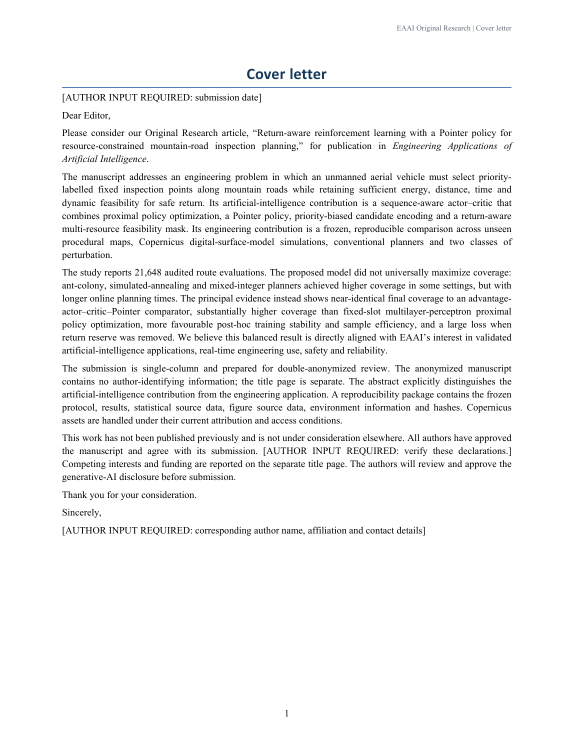
#> input picture paper_delivery/EAAI_fulltext_rewrite_v2_2026-08-09/qa/docx_render/EAAI_cover_letter_v2/page-1.png, 1148 x 1485 px (shown at 1/2 size); its folder holds only this picture in this run
$ python build_qa_contact_sheets_v2.py
#> lines starting #> are read from the running program, lines starting #| are printed output that depends on the picture
from __future__ import annotations

"""为逐页/逐图人工审查生成可读联系表，不修改交付件。"""

from pathlib import Path
from PIL import Image, ImageDraw


ROOT = Path(__file__).resolve().parents[1]
RENDER = ROOT / "qa" / "docx_render"
OUT = ROOT / "qa" / "contact_sheets"
FIG_OUT = ROOT / "qa" / "figure_contact_sheets"


def sheets(paths: list[Path], out_dir: Path, prefix: str, per_sheet: int = 4, thumb_w: int = 1000) -> None:
#> called with prefix = 'EAAI_cover_letter_v2', per_sheet = 4, thumb_w = 1000
    out_dir.mkdir(parents=True, exist_ok=True)
    for start in range(0, len(paths), per_sheet):
        batch = paths[start:start + per_sheet]
        prepared = []
        for p in batch:
            im = Image.open(p).convert("RGB")
#> im is the input picture: PIL image 1148x1485 RGB; mean R, G, B 244.2, 244.3, 244.4
            h = int(im.height * thumb_w / im.width)
#> h = 1293
            prepared.append((p, im.resize((thumb_w, h))))
        cell_h = max(im.height for _, im in prepared) + 60
#> cell_h = 1353
        cols = 2; rows = (len(prepared) + 1) // 2
#> after `rows = (len(prepared) + 1) // 2`: rows = 1
        canvas = Image.new("RGB", (cols * thumb_w + 40, rows * cell_h + 40), "#D5D8DC")
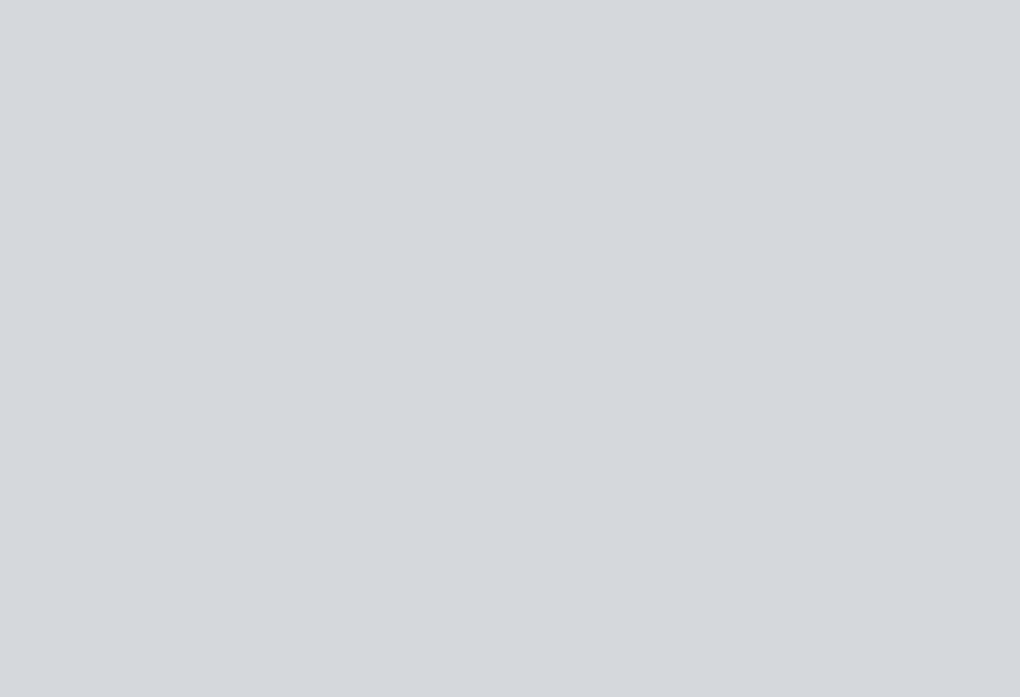
#> canvas: PIL image 2040x1393 RGB (shown at 1/2 size); mean R, G, B 213, 216, 220
        draw = ImageDraw.Draw(canvas)
        for idx, (p, im) in enumerate(prepared):
            x = 20 + (idx % cols) * thumb_w
            y = 20 + (idx // cols) * cell_h
            canvas.paste(im, (x, y + 36))
            draw.text((x + 8, y + 8), p.name, fill="#111111")
#> this loop made 1 pass
#> (x, y) on pass 1: (20, 20)
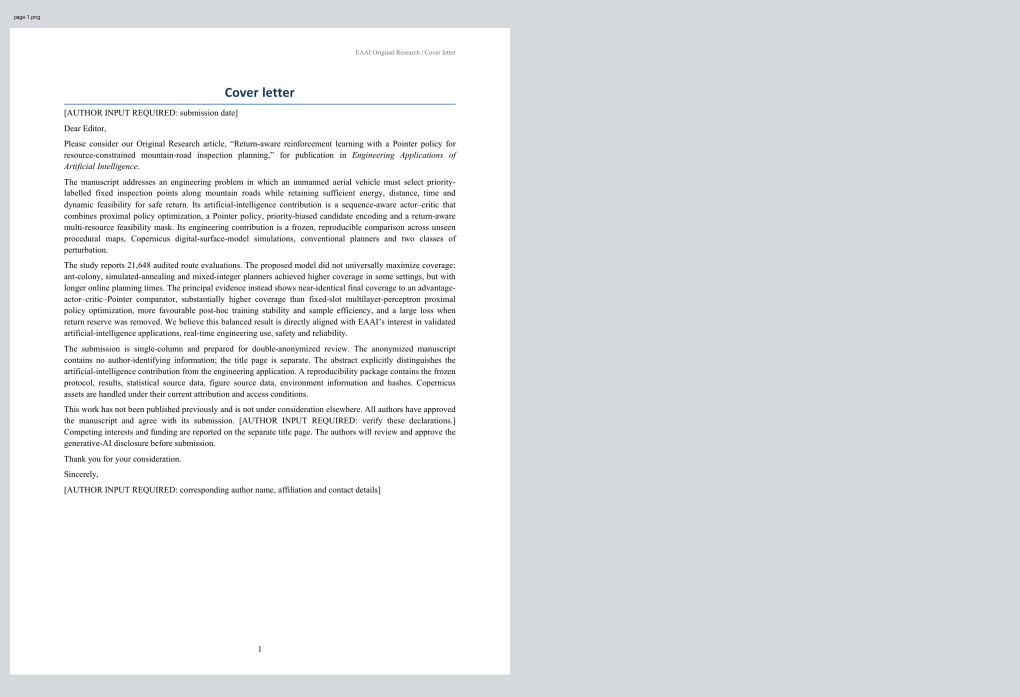
#> canvas: PIL image 2040x1393 RGB (shown at 1/2 size); mean R, G, B 227, 228.7, 230.9
        canvas.save(out_dir / f"{prefix}_{start // per_sheet + 1:02d}.jpg", quality=90)


def main() -> None:
    for folder in sorted(p for p in RENDER.iterdir() if p.is_dir()):
        pages = sorted(folder.glob("page-*.png"), key=lambda p: int(p.stem.split("-")[-1]))
        sheets(pages, OUT / folder.name, folder.name, per_sheet=4, thumb_w=1000)
#> pass 2 of the loop in main, `for folder in sorted(p for p in RENDER.iterdir() if p.is_dir()):`:
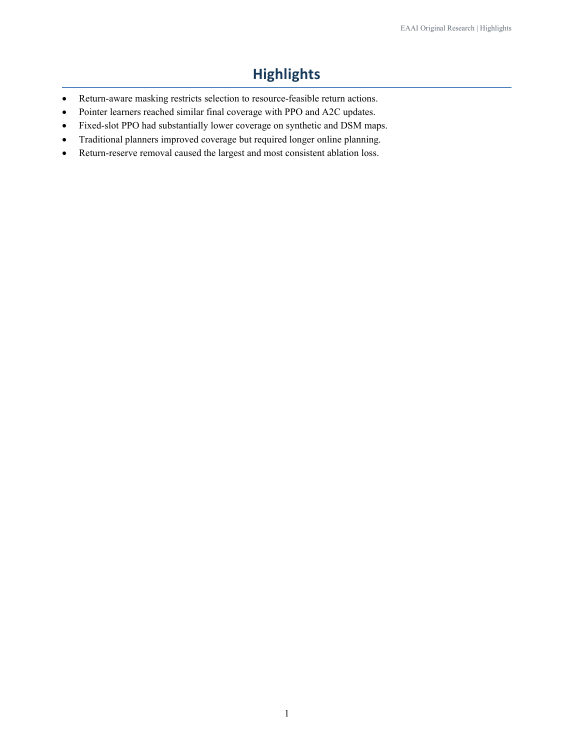
#> input picture paper_delivery/EAAI_fulltext_rewrite_v2_2026-08-09/qa/docx_render/EAAI_highlights_v2/page-1.png, 1148 x 1485 px (shown at 1/2 size)
#> in sheets, im is the input picture: PIL image 1148x1485 RGB; mean R, G, B 253.1, 253.2, 253.3
#> the loop in sheets (call 2), `for idx, (p, im) in enumerate(prepared):` made 1 pass
#> after the loop in sheets (call 2), `for idx, (p, im) in enumerate(prepared):`:
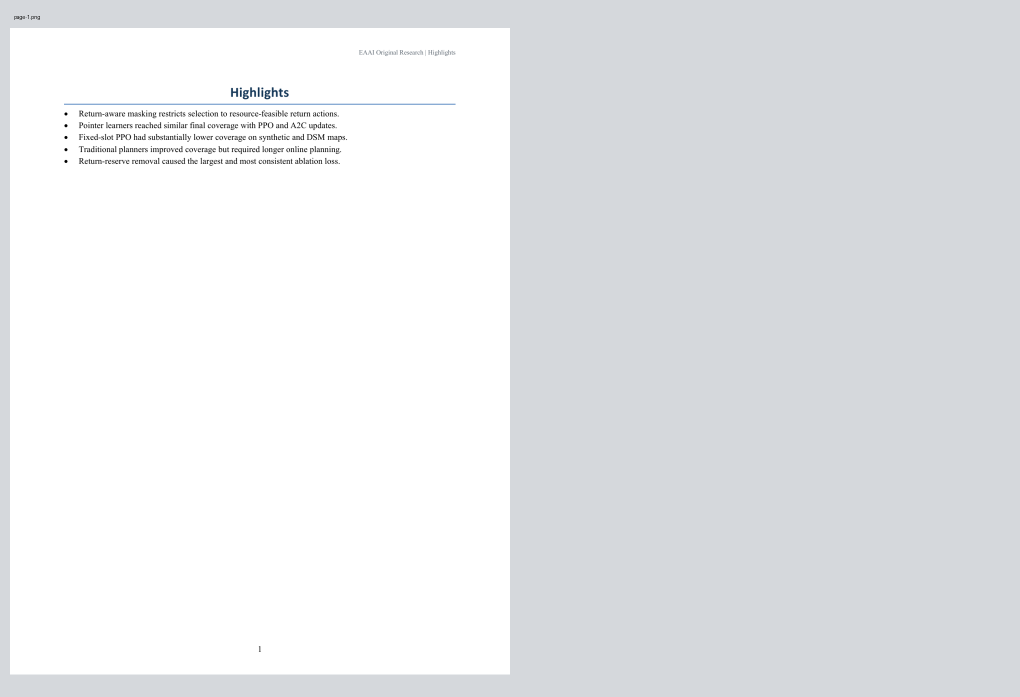
#> canvas: PIL image 2040x1393 RGB (shown at 1/2 size); mean R, G, B 231.2, 232.9, 235.1
#> pass 3 of the loop in main, `for folder in sorted(p for p in RENDER.iterdir() if p.is_dir()):`:
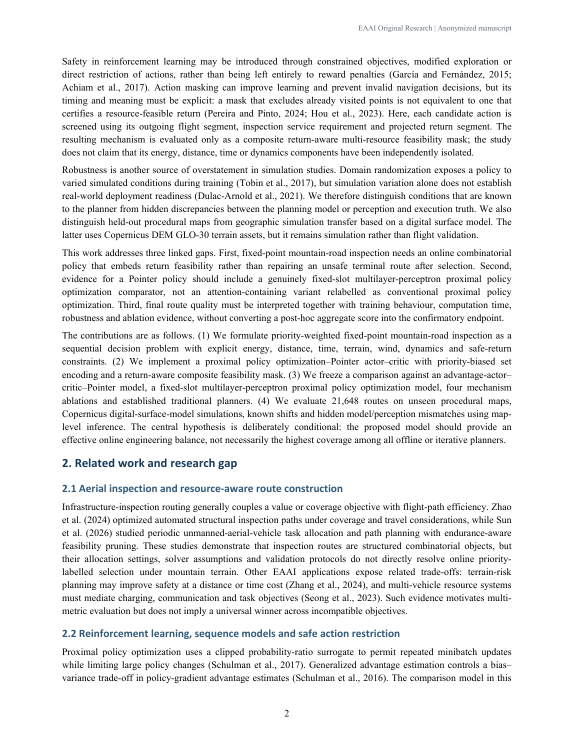
#> input picture paper_delivery/EAAI_fulltext_rewrite_v2_2026-08-09/qa/docx_render/EAAI_manuscript_anonymized_v2/page-02.png, 1148 x 1485 px (shown at 1/2 size)
#> in sheets, im is the input picture: PIL image 1148x1485 RGB; mean R, G, B 237, 237.2, 237.3
#> after the loop in sheets (call 3), `for idx, (p, im) in enumerate(prepared):`:
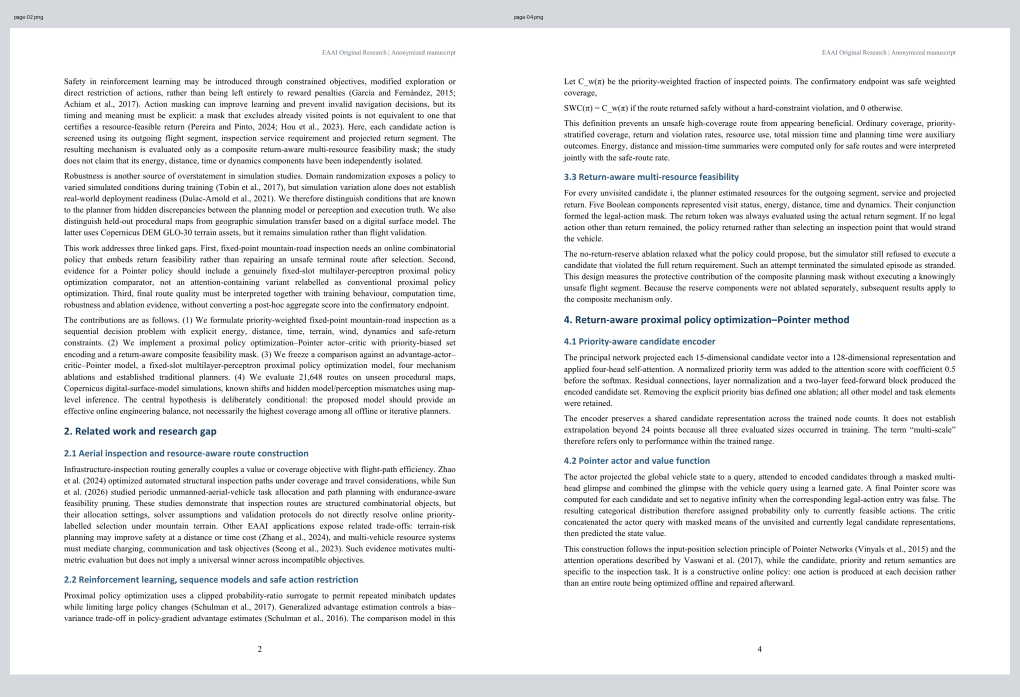
#> canvas: PIL image 2040x1393 RGB (shown at 1/2 size); mean R, G, B 236.4, 236.9, 237.4

    figures = []
    for sub in ("main", "supplementary", "showcase"):
        figures.extend(sorted((ROOT / "figures" / "submission" / sub).glob("*_english.png")))
#> pass 2 of the loop in main, `for sub in ("main", "supplementary", "showcase"):`:
#> pass 3 of the loop in main, `for sub in ("main", "supplementary", "showcase"):`:
    figures.extend([
        ROOT / "figures" / "submission" / "main" / "F01_method_and_evaluation_workflow.png",
        ROOT / "figures" / "submission" / "main" / "M05_online_planning_time_ECDF_repaired.png",
        ROOT / "figures" / "submission" / "showcase" / "V02_fixed_DSM_route_repaired.png",
    ])
    figures = sorted(set(p for p in figures if p.exists()))
    sheets(figures, FIG_OUT, "english_figures", per_sheet=4, thumb_w=1000)
#> call 4 of sheets, with prefix = 'english_figures', per_sheet = 4, thumb_w = 1000
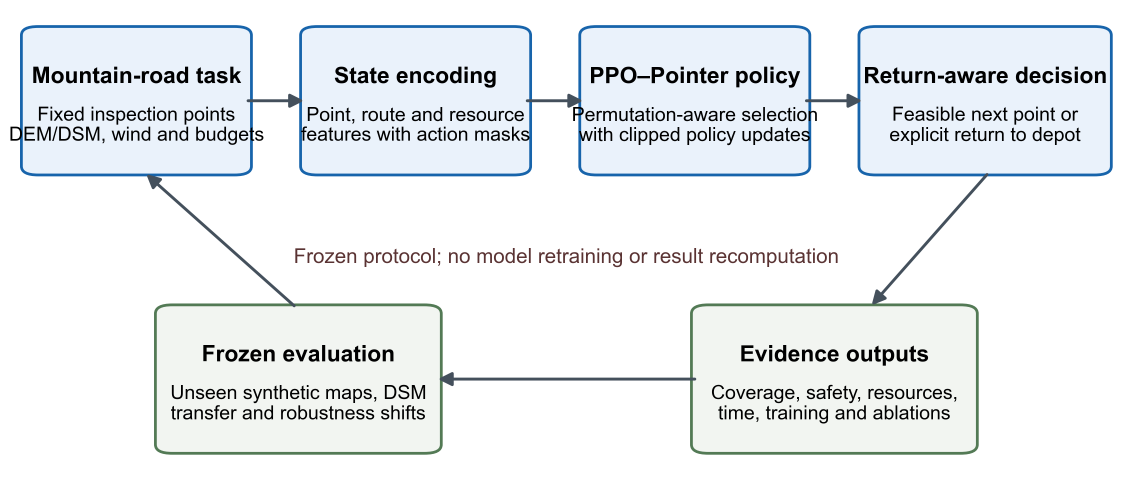
#> input picture paper_delivery/EAAI_fulltext_rewrite_v2_2026-08-09/figures/submission/main/F01_method_and_evaluation_workflow.png, 3398 x 1457 px (shown at 1/3 size)
#> in sheets (call 4), `canvas = Image.new("RGB", (cols * thumb_w + 40, rows * cell_h + 40), "..`:
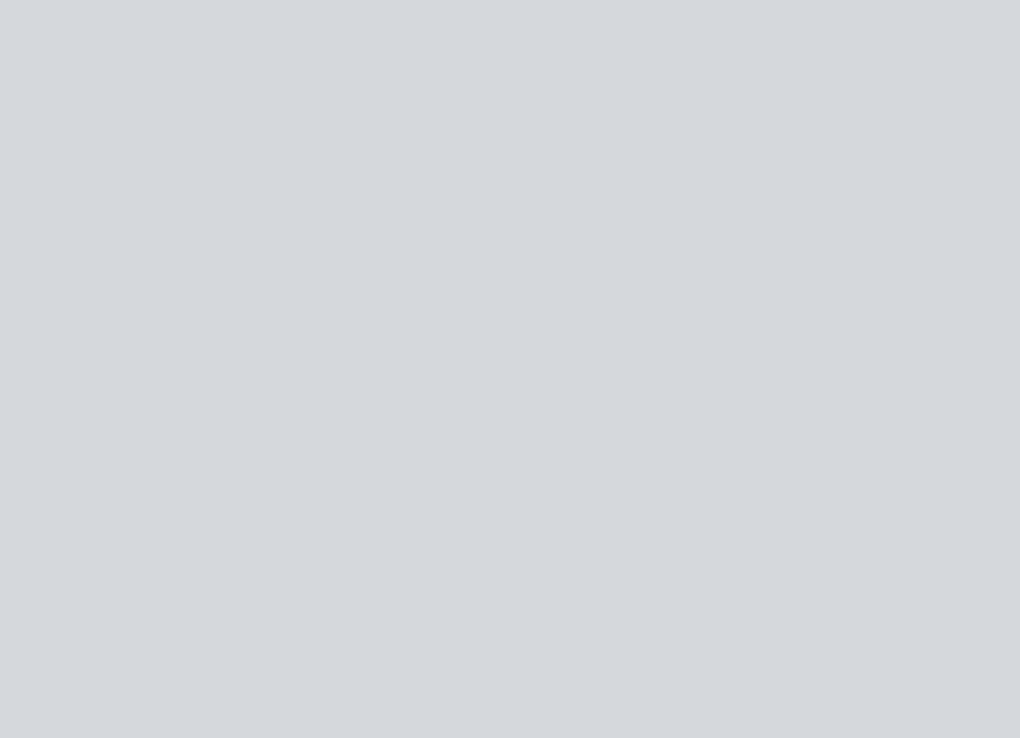
#> canvas: PIL image 2040x1476 RGB (shown at 1/2 size); mean R, G, B 213, 216, 220
#> after the loop in sheets (call 4), `for idx, (p, im) in enumerate(prepared):`:
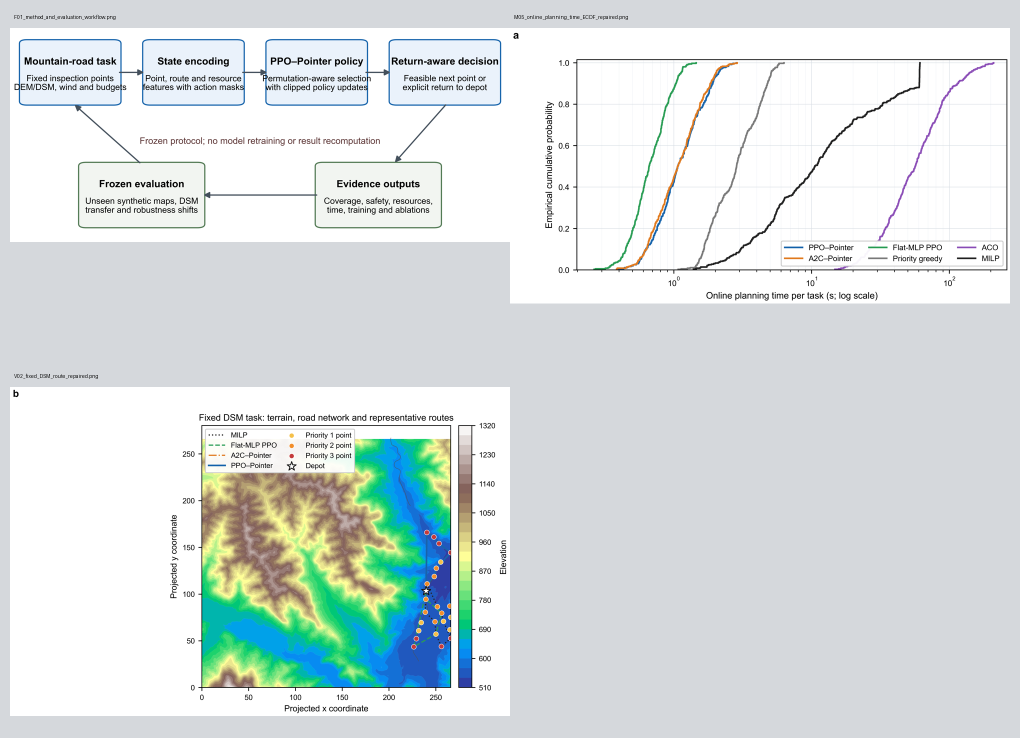
#> canvas: PIL image 2040x1476 RGB (shown at 1/2 size); mean R, G, B 218, 225.6, 225.5
    print(f"document_pages={sum(len(list(p.glob('page-*.png'))) for p in RENDER.iterdir() if p.is_dir())}")
    print(f"figures={len(figures)}")


if __name__ == "__main__":
    main()
